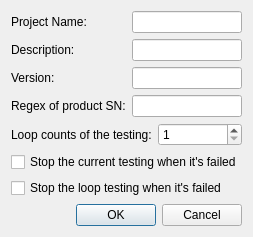
<?xml version="1.0" encoding="UTF-8"?>
<ui version="4.0">
 <class>PrjOptDlg</class>
 <widget class="QDialog" name="PrjOptDlg">
  <property name="geometry">
   <rect>
    <x>0</x>
    <y>0</y>
    <width>320</width>
    <height>198</height>
   </rect>
  </property>
  <property name="windowTitle">
   <string>Project Option</string>
  </property>
  <layout class="QVBoxLayout" name="verticalLayout">
   <property name="sizeConstraint">
    <enum>QLayout::SetFixedSize</enum>
   </property>
   <item>
    <layout class="QGridLayout" name="gridLayout">
     <item row="1" column="0">
      <widget class="QLabel" name="label_4">
       <property name="text">
        <string>Description:</string>
       </property>
      </widget>
     </item>
     <item row="0" column="0">
      <widget class="QLabel" name="label_3">
       <property name="text">
        <string>Project Name:</string>
       </property>
      </widget>
     </item>
     <item row="2" column="0">
      <widget class="QLabel" name="label_5">
       <property name="text">
        <string>Version:</string>
       </property>
      </widget>
     </item>
     <item row="0" column="1">
      <widget class="QLineEdit" name="lineEdit_Name">
       <property name="readOnly">
        <bool>true</bool>
       </property>
       <property name="clearButtonEnabled">
        <bool>false</bool>
       </property>
      </widget>
     </item>
     <item row="1" column="1">
      <widget class="QLineEdit" name="lineEdit_Desc">
       <property name="readOnly">
        <bool>true</bool>
       </property>
       <property name="clearButtonEnabled">
        <bool>false</bool>
       </property>
      </widget>
     </item>
     <item row="2" column="1">
      <widget class="QLineEdit" name="lineEdit_Ver">
       <property name="readOnly">
        <bool>true</bool>
       </property>
       <property name="clearButtonEnabled">
        <bool>false</bool>
       </property>
      </widget>
     </item>
     <item row="3" column="0">
      <widget class="QLabel" name="label_2">
       <property name="text">
        <string>Regex of product SN:</string>
       </property>
      </widget>
     </item>
     <item row="3" column="1">
      <widget class="QLineEdit" name="lineEdit"/>
     </item>
    </layout>
   </item>
   <item>
    <layout class="QGridLayout" name="gridLayout_2">
     <item row="0" column="0">
      <widget class="QLabel" name="label">
       <property name="text">
        <string>Loop counts of the testing:</string>
       </property>
      </widget>
     </item>
     <item row="0" column="1">
      <widget class="QSpinBox" name="spinBox">
       <property name="minimum">
        <number>1</number>
       </property>
       <property name="maximum">
        <number>999999</number>
       </property>
       <property name="value">
        <number>1</number>
       </property>
      </widget>
     </item>
    </layout>
   </item>
   <item>
    <widget class="QCheckBox" name="checkBox">
     <property name="text">
      <string>Stop the current testing when it's failed</string>
     </property>
    </widget>
   </item>
   <item>
    <widget class="QCheckBox" name="checkBox_loop">
     <property name="text">
      <string>Stop the loop testing when it's failed</string>
     </property>
    </widget>
   </item>
   <item>
    <widget class="QDialogButtonBox" name="buttonBox">
     <property name="orientation">
      <enum>Qt::Horizontal</enum>
     </property>
     <property name="standardButtons">
      <set>QDialogButtonBox::Cancel|QDialogButtonBox::Ok</set>
     </property>
    </widget>
   </item>
  </layout>
 </widget>
 <tabstops>
  <tabstop>lineEdit_Name</tabstop>
  <tabstop>lineEdit_Desc</tabstop>
  <tabstop>lineEdit_Ver</tabstop>
  <tabstop>lineEdit</tabstop>
  <tabstop>spinBox</tabstop>
  <tabstop>checkBox</tabstop>
 </tabstops>
 <resources/>
 <connections>
  <connection>
   <sender>buttonBox</sender>
   <signal>accepted()</signal>
   <receiver>PrjOptDlg</receiver>
   <slot>accept()</slot>
   <hints>
    <hint type="sourcelabel">
     <x>248</x>
     <y>254</y>
    </hint>
    <hint type="destinationlabel">
     <x>157</x>
     <y>274</y>
    </hint>
   </hints>
  </connection>
  <connection>
   <sender>buttonBox</sender>
   <signal>rejected()</signal>
   <receiver>PrjOptDlg</receiver>
   <slot>reject()</slot>
   <hints>
    <hint type="sourcelabel">
     <x>316</x>
     <y>260</y>
    </hint>
    <hint type="destinationlabel">
     <x>286</x>
     <y>274</y>
    </hint>
   </hints>
  </connection>
 </connections>
</ui>
